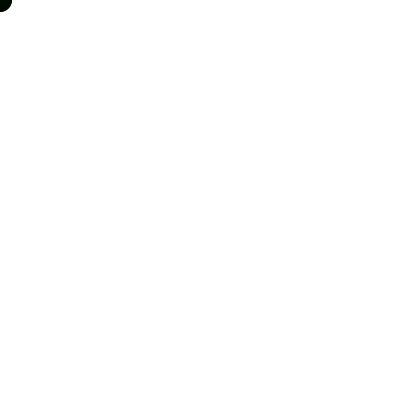
Frame 1 (no input)
Frame 60 (the mouse pressed at the canvas centre just before this capture): identical to frame 1, image omitted
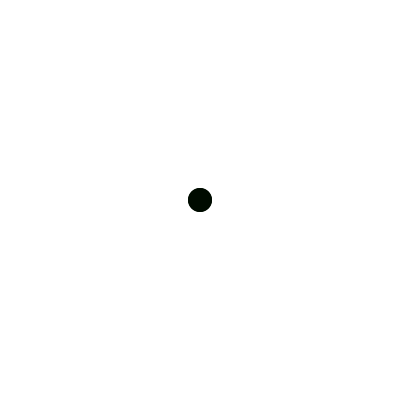
Frame 120 (the mouse held since frame 60 and released just before this capture)

The Processing sketch that drew these frames (run headless with seeded random() and noise(); from frame 60 on, the mouse is pressed at the canvas centre):

// Processing sketch: exercise_9_7
// ── exercise_9_7.pde
Snake snake;
void setup(){
  size(400,400);
  snake = new Snake(50);
}

void draw(){
  background(255);
  snake.display();
}

// ── Snake.pde
class Snake{
  int[] xpos, ypos;
  
  Snake(int temn){
    xpos = new int[temn];
    ypos = new int[temn];
    for(int i=0; i<temn; i++){
      xpos[i] = ypos[i] = 0;
    }
  }
  
  void display(){
    for(int i=0; i<xpos.length-1; i++){
      xpos[i] = xpos[i+1];
      ypos[i] = ypos[i+1];
    }
    xpos[xpos.length-1] = mouseX;
    ypos[ypos.length-1] = mouseY;
    //Draw
    for(int i=0; i<xpos.length; i++){
      noStroke();
      fill(0,255-i*5,0,i*5);
      ellipse(xpos[i],ypos[i],i/2,i/2);
    }
  }
}
